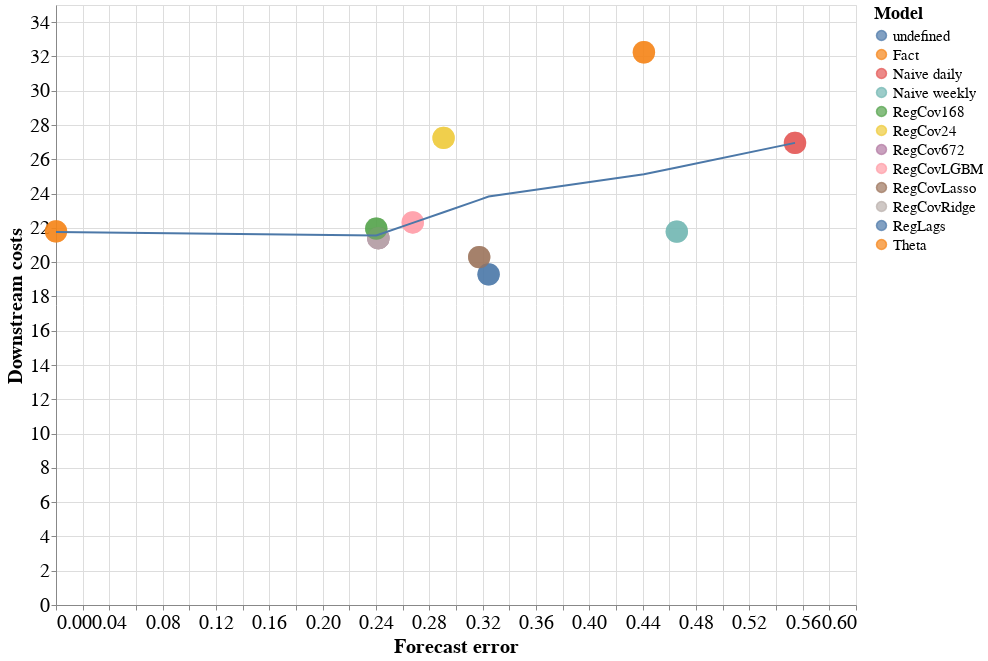

Notebook code cell kept with this figure:
### Code cell
chart = alt.Chart(results_df).mark_circle(size=500).encode(
    x='Forecast error:Q',
    y = alt.Y('Downstream costs:Q'), #scale=alt.Scale(domain=[300, 520])),
#     y=alt.Y('Downstream costs:Q'),
    color=alt.Color('Model:N'),
    tooltip = ['Model:N','Forecast error:Q','Downstream costs:Q']
).properties(width=800, height=600)

chart2 = alt.Chart(results_df).mark_circle(size=500).encode(
    x='Forecast error:Q',
    y=alt.Y('Downstream costs:Q'),
    color=alt.Color('Model:N'),
    tooltip = ['Model:N','Forecast error:Q','Downstream costs:Q']
).properties(width=800, height=600)

(chart + chart2 + chart.transform_loess('Forecast error', 'Downstream costs', bandwidth=.99).mark_line()).configure_axis(
    labelFontSize=20,
    titleFontSize=20
).configure_legend(
titleFontSize=18,
labelFontSize=15
) 

# chart +chart2+ chart.transform_regression('Forecast error', 'Downstream costs', method='poly', order=3).mark_line()

### Figure 1 — Vega-Lite specification as saved in the notebook (floating-point values rounded to 4 significant figures)
{"config": {"view": {"continuousWidth": 400, "continuousHeight": 300}, "axis": {"labelFontSize": 20, "titleFontSize": 20}, "legend": {"labelFontSize": 15, "titleFontSize": 18}}, "layer": [{"mark": {"type": "circle", "size": 500}, "encoding": {"color": {"type": "nominal", "field": "Model"}, "tooltip": [{"type": "nominal", "field": "Model"}, {"type": "quantitative", "field": "Forecast error"}, {"type": "quantitative", "field": "Downstream costs"}], "x": {"type": "quantitative", "field": "Forecast error"}, "y": {"type": "quantitative", "field": "Downstream costs"}}, "height": 600, "width": 800}, {"mark": {"type": "circle", "size": 500}, "encoding": {"color": {"type": "nominal", "field": "Model"}, "tooltip": [{"type": "nominal", "field": "Model"}, {"type": "quantitative", "field": "Forecast error"}, {"type": "quantitative", "field": "Downstream costs"}], "x": {"type": "quantitative", "field": "Forecast error"}, "y": {"type": "quantitative", "field": "Downstream costs"}}, "height": 600, "width": 800}, {"mark": "line", "encoding": {"color": {"type": "nominal", "field": "Model"}, "tooltip": [{"type": "nominal", "field": "Model"}, {"type": "quantitative", "field": "Forecast error"}, {"type": "quantitative", "field": "Downstream costs"}], "x": {"type": "quantitative", "field": "Forecast error"}, "y": {"type": "quantitative", "field": "Downstream costs"}}, "height": 600, "transform": [{"loess": "Downstream costs", "on": "Forecast error", "bandwidth": 0.99}], "width": 800}], "data": {"name": "data-b15fb4fa285caa70a7f19e4d96a9bddc"}, "$schema": "https://vega.github.io/schema/vega-lite/v4.8.1.json", "datasets": {"data-b15fb4fa285caa70a7f19e4d96a9bddc": [{"Model": "Naive weekly", "Forecast error": 0.4656, "Downstream costs": 21.78}, {"Model": "Naive daily", "Forecast error": 0.5542, "Downstream costs": 26.96}, {"Model": "Theta", "Forecast error": 0.4409, "Downstream costs": 32.24}, {"Model": "RegLags", "Forecast error": 0.3244, "Downstream costs": 19.29}, {"Model": "RegCov672", "Forecast error": 0.2418, "Downstream costs": 21.4}, {"Model": "RegCovLasso", "Forecast error": 0.3174, "Downstream costs": 20.3}, {"Model": "RegCovRidge", "Forecast error": 0.2418, "Downstream costs": 21.4}, {"Model": "RegCov24", "Forecast error": 0.2907, "Downstream costs": 27.25}, {"Model": "RegCov168", "Forecast error": 0.2402, "Downstream costs": 21.96}, {"Model": "RegCovLGBM", "Forecast error": 0.2676, "Downstream costs": 22.31}, {"Model": "Fact", "Forecast error": 0.0, "Downstream costs": 21.8}]}}
